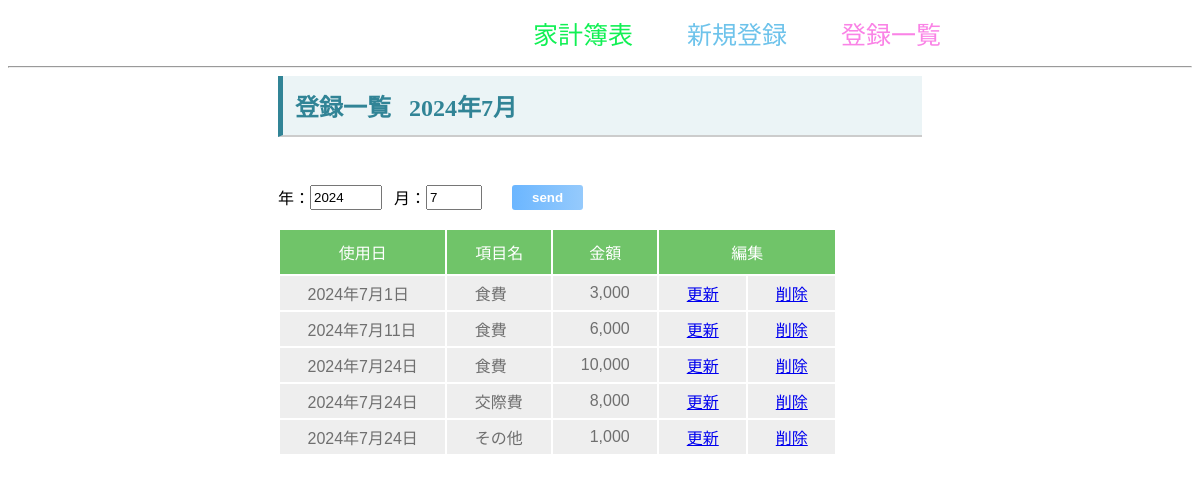
Page /list on the committed database.
### kakeiboapp/models.py (models this page shows)
class Rireki(models.Model):
    id = models.AutoField(primary_key=True,editable=False)
    date=models.DateField()
    fee=models.IntegerField()
    koumoku=models.ForeignKey(Koumoku,on_delete=models.CASCADE)
    class Meta:
        db_table="Rireki"

class Koumoku(models.Model):
    Koumoku_name=models.CharField(max_length=30,unique=True)
    yosan = models.IntegerField()
    class Meta:
        db_table="koumoku"
    def __str__(self):
        return self.Koumoku_name

### kakeiboapp/views.py (the view, shortened to what this page needs)
# urls.py: path("list",views.list,name="list"),
def list(request):
    form = YMForm()
    daylist=[0]
    today=timezone.now().date()
    month= today.month
    year= today.year
    daylist=urucheck(year,month,daylist)
    start_date=date(year,month,1)
    end_date=date(year,month,len(daylist)-1)
    rireki = Rireki.objects.filter(date__range=[start_date, end_date]).order_by('date')
    return render(request,"kakeiboapp/list.html",context={
        "rireki":rireki,
        "form":form,
        "year":year,
        "month":month,
    })

### kakeiboapp/forms.py
class YMForm(forms.Form):
    today=datetime.datetime.now()
    year=forms.IntegerField(label="年",initial=today.date().year,min_value=1980,max_value=2100)
    month=forms.IntegerField(min_value=1,max_value=12,label="月",initial=today.date().month)

### kakeiboapp/views.py (called while the page is built)
def urucheck(year,month,daylist):
    if month==2:
        if year%4==0:
            if year%100==0:
                if year%400==0:
                    daylist=listuru(daylist)
                else:
                    daylist=list28(daylist)
            else:
                daylist=listuru(daylist)
        else:
            daylist=list28(daylist)
    elif month==4 or month==6 or month==9 or month==11:
        daylist=list30(daylist)
    else:
        daylist=list31(daylist)
    return daylist

def list31(daylist: List[int]):
    for i in range(31):
        daylist.append(i+1)
    return daylist

### templates/kakeiboapp/list.html (shortened to what this page needs)
<!DOCTYPE html>
<html lang="ja">
<head>
{% load static %}
<link rel="stylesheet" href="{% static 'style.css'%}">
</head>
<body>
<div class="link_button">
<button onclick="location.href='{% url 'table'%}'" class="table_button">家計簿表</button>
<button onclick="location.href='{% url 'register'%}'" class="sinki_button">新規登録</button>
<button onclick="location.href='{% url 'list'%}'" class="list_button">登録一覧</button>
</div>
<hr>
{% load humanize %}
<div class="gamen">
<h1 class="page_title">登録一覧&nbsp;&nbsp;&nbsp;{{ year }}年{{ month }}月</h1>
<form method="POST">
<div class="YMform">
年：{{ form.year }}&nbsp;&nbsp;&nbsp;月：{{ form.month }}
<input type="submit" value="send" id="send_button">
</div>
</form>
<br>
<table class="flat-table">
<thead>
<tr>
<th class="fixed-row">使用日</th>
<th class="fixed-row">項目名</th>
<th class="fixed-row">金額</th>
<th colspan="2" class="fixed-row">編集</th>
</tr>
</thead>
<tbody>
{% for record in rireki %}
<tr>
<td align="left">{{ record.date }}</td><td align="left">{{ record.koumoku }}</td><td align="right">{{ record.fee|intcomma }}</td>
<td><a id="a_button" href="{% url 'update' record.pk %}">更新</a></td>
<td><a id="a_button" href="{% url 'delete' record.pk %}">削除</a></td>
</tr>
{% endfor %}
</tbody>
</table>
</div>
</body>
</html>

### static/style.css (style rules this page uses)
.gamen { margin-left:270px; margin-right:270px; }
.page_title { margin: 0px auto; font-size: 1.5em; font-weight: bold; padding-top: .5em; padding-bottom: .5em; padding-left: .5em; margin-bottom: 2em; background-color: #ebf4f6; border-left: 5px solid #318496; border-bottom: 2px solid #cccccc; color: #318496; }
#send_button { border:none; margin-left:30px; border-radius: 3px; position: relative; display: flex; justify-content: space-around; align-items: center; padding: 5px 20px; color: #FFF; transition: 0.3s ease-in-out; font-weight: 600; background: rgb(149,202,252); background: linear-gradient(270deg, rgba(149,202,252,1) 0%, rgba(107,182,255,1) 100%); }
.YMform { display: flex; width:600px }

### rows in the picture
Rireki: date "2024年7月1日", koumoku "食費", fee "3,000"
Rireki: date "2024年7月11日", koumoku "食費", fee "6,000"
Rireki: date "2024年7月24日", koumoku "食費", fee "10,000"
Rireki: date "2024年7月24日", koumoku "交際費", fee "8,000"
Rireki: date "2024年7月24日", koumoku "その他", fee "1,000"
